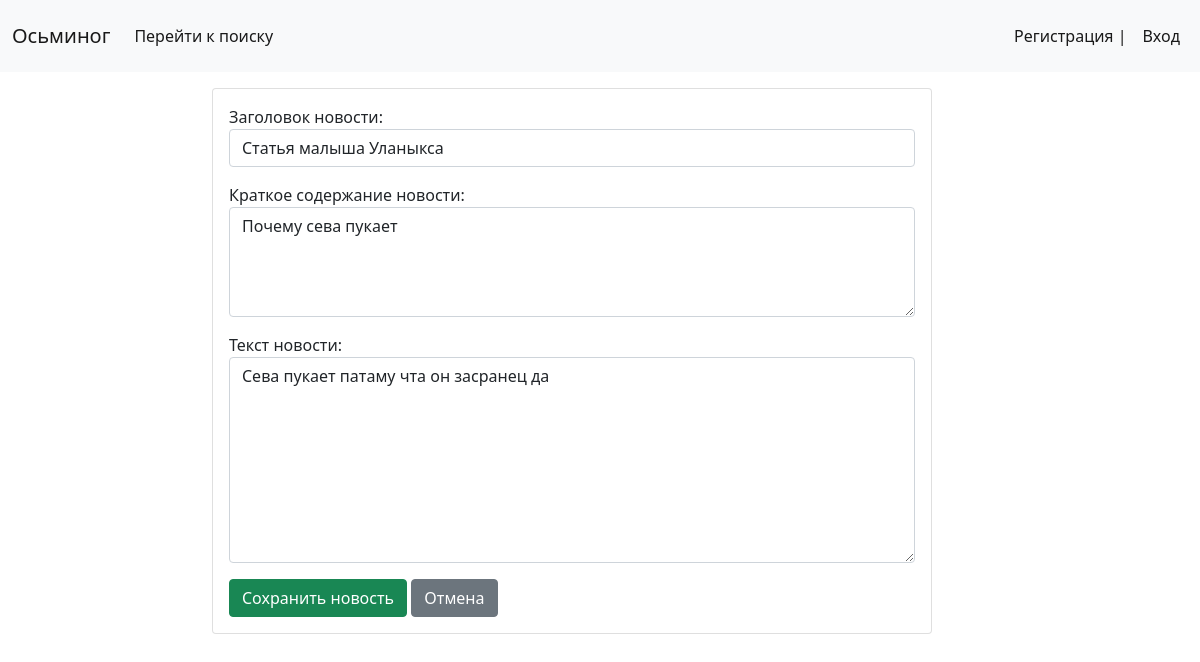
The page /edit_news/4/10/ on the database its author committed.
### news/models.py (models this page shows, shortened)
class Article(models.Model):
    title = models.CharField(max_length=150, verbose_name='Название')
    created_at = models.DateTimeField(auto_now_add=True, verbose_name='Дата создания')
    annotation = models.TextField(blank=True, verbose_name='Аннотация', max_length=200)
    text = models.TextField(blank=True, verbose_name='Текст новости')
    user = models.ForeignKey('User', on_delete=models.CASCADE)
    class Meta:
        verbose_name = 'Новость'
        verbose_name_plural = 'Новости'
        ordering = ['-created_at']

### news/views.py (the view)
# urls.py: path('edit_news/<int:news_id>/<int:user_id>/', edit_news, name='edit_news'),
def edit_news(request, news_id, user_id):
    article = get_object_or_404(Article, pk=news_id)
    if request.method == 'POST':
        form = AddNewsForm(request.POST)
        if form.is_valid():
            article.title = form.cleaned_data.get('title')
            article.annotation = form.cleaned_data.get('annotation')
            article.text = form.cleaned_data.get('text')
            article.save()
            return user_profile(request, user_id)
    else:
        data = {
            'title': article.title,
            'annotation': article.annotation,
            'text': article.text,
        }
        form = AddNewsForm(data=data)
    return render(request, 'news/edit_news.html', {'form': form, 'news': article})

### news/forms.py
class AddNewsForm(forms.ModelForm):
    class Meta:
        model = Article
        fields = ['title', 'annotation', 'text']
        labels = {
            'title': 'Заголовок новости',
            'annotation': 'Краткое содержание новости',
            'text': 'Текст новости'
        }
        widgets = {
            'title': forms.TextInput(attrs={'class': 'form-control', 'label': 'Добавить новость'}),
            'annotation': forms.Textarea(attrs={'class': 'form-control', 'rows': 4}),
            'text': forms.Textarea(attrs={'class': 'form-control', 'rows': 8}),
        }

### news/templates/news/edit_news.html (shortened to what this page needs)
{% extends 'base.html' %}
{% block content %}
<div class="container" style="width: 50rem;">
	<form action="{% url 'edit_news' news.pk request.user.pk %}" method="post">
		<div class="card" style="width: 45rem;">
			<div class="card-body">
				{{ form.as_p }}
				<button type="submit" class="btn btn-success">Сохранить новость</button>
				<a href="{% url 'profile' request.user.pk %}" class="btn btn-secondary">Отмена</a>
			</div>
		</div>
	</form>
</div>
{% endblock %}

### rows shown on the page
Article: title "Статья малыша Уланыкса", annotation "Почему сева пукает", text "Сева пукает патаму чта он засранец да"
